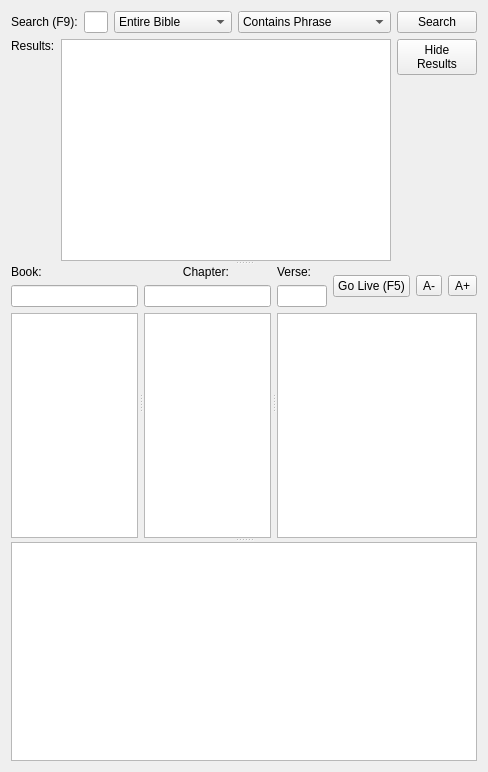
<?xml version="1.0" encoding="UTF-8"?>
<ui version="4.0">
 <class>BibleWidget</class>
 <widget class="QWidget" name="BibleWidget">
  <property name="geometry">
   <rect>
    <x>0</x>
    <y>0</y>
    <width>488</width>
    <height>772</height>
   </rect>
  </property>
  <property name="minimumSize">
   <size>
    <width>400</width>
    <height>0</height>
   </size>
  </property>
  <property name="windowTitle">
   <string>Form</string>
  </property>
  <layout class="QVBoxLayout" name="verticalLayout_9">
   <item>
    <widget class="QSplitter" name="results_splitter">
     <property name="orientation">
      <enum>Qt::Vertical</enum>
     </property>
     <property name="childrenCollapsible">
      <bool>false</bool>
     </property>
     <widget class="QWidget" name="layoutWidget">
      <layout class="QVBoxLayout" name="search_layout">
       <item>
        <layout class="QHBoxLayout" name="horizontalLayout_2" stretch="0,1,0,0,0">
         <item>
          <widget class="QLabel" name="lblBook_2">
           <property name="minimumSize">
            <size>
             <width>0</width>
             <height>0</height>
            </size>
           </property>
           <property name="maximumSize">
            <size>
             <width>16777215</width>
             <height>16777215</height>
            </size>
           </property>
           <property name="text">
            <string>Search (F9):</string>
           </property>
          </widget>
         </item>
         <item>
          <widget class="QLineEdit" name="search_ef">
           <property name="minimumSize">
            <size>
             <width>0</width>
             <height>0</height>
            </size>
           </property>
           <property name="maximumSize">
            <size>
             <width>16777215</width>
             <height>16777215</height>
            </size>
           </property>
           <property name="toolTip">
            <string>Search the bible for specified text. Matched verses will appear in the list below. If a bible book is selected, only that book will be searched.</string>
           </property>
          </widget>
         </item>
         <item>
          <widget class="QComboBox" name="comboBoxSearchRange">
           <property name="toolTip">
            <string>Select search range</string>
           </property>
           <item>
            <property name="text">
             <string>Entire Bible</string>
            </property>
           </item>
           <item>
            <property name="text">
             <string>Current Book</string>
            </property>
           </item>
           <item>
            <property name="text">
             <string>Current Chapter</string>
            </property>
           </item>
          </widget>
         </item>
         <item>
          <widget class="QComboBox" name="comboBoxSearchType">
           <property name="toolTip">
            <string>Select search type</string>
           </property>
           <item>
            <property name="text">
             <string>Contains Phrase</string>
            </property>
           </item>
           <item>
            <property name="text">
             <string>Contains Word Phrase</string>
            </property>
           </item>
           <item>
            <property name="text">
             <string>Verse Begins</string>
            </property>
           </item>
           <item>
            <property name="text">
             <string>Contains Any Word</string>
            </property>
           </item>
           <item>
            <property name="text">
             <string>Contains All Words</string>
            </property>
           </item>
          </widget>
         </item>
         <item>
          <widget class="QPushButton" name="search_button">
           <property name="toolTip">
            <string>Quickly display the selected Bible verse on the screen</string>
           </property>
           <property name="text">
            <string>Search</string>
           </property>
           <property name="icon">
            <iconset resource="softprojector.qrc">
             <normaloff>:/icons/icons/search.png</normaloff>:/icons/icons/search.png</iconset>
           </property>
           <property name="shortcut">
            <string>Return</string>
           </property>
          </widget>
         </item>
        </layout>
       </item>
       <item>
        <layout class="QHBoxLayout" name="results_layout">
         <item>
          <layout class="QVBoxLayout" name="verticalLayout_7">
           <item>
            <widget class="QLabel" name="result_label">
             <property name="sizePolicy">
              <sizepolicy hsizetype="Minimum" vsizetype="Fixed">
               <horstretch>0</horstretch>
               <verstretch>0</verstretch>
              </sizepolicy>
             </property>
             <property name="minimumSize">
              <size>
               <width>0</width>
               <height>0</height>
              </size>
             </property>
             <property name="maximumSize">
              <size>
               <width>16777215</width>
               <height>20</height>
              </size>
             </property>
             <property name="text">
              <string>Results:</string>
             </property>
             <property name="alignment">
              <set>Qt::AlignLeading|Qt::AlignLeft|Qt::AlignVCenter</set>
             </property>
            </widget>
           </item>
           <item>
            <widget class="QLabel" name="result_count_label">
             <property name="palette">
              <palette>
               <active>
                <colorrole role="WindowText">
                 <brush brushstyle="SolidPattern">
                  <color alpha="255">
                   <red>0</red>
                   <green>61</green>
                   <blue>90</blue>
                  </color>
                 </brush>
                </colorrole>
               </active>
               <inactive>
                <colorrole role="WindowText">
                 <brush brushstyle="SolidPattern">
                  <color alpha="255">
                   <red>0</red>
                   <green>61</green>
                   <blue>90</blue>
                  </color>
                 </brush>
                </colorrole>
               </inactive>
               <disabled>
                <colorrole role="WindowText">
                 <brush brushstyle="SolidPattern">
                  <color alpha="255">
                   <red>118</red>
                   <green>116</green>
                   <blue>108</blue>
                  </color>
                 </brush>
                </colorrole>
               </disabled>
              </palette>
             </property>
             <property name="text">
              <string/>
             </property>
             <property name="alignment">
              <set>Qt::AlignCenter</set>
             </property>
            </widget>
           </item>
           <item>
            <spacer name="verticalSpacer_2">
             <property name="orientation">
              <enum>Qt::Vertical</enum>
             </property>
             <property name="sizeHint" stdset="0">
              <size>
               <width>20</width>
               <height>0</height>
              </size>
             </property>
            </spacer>
           </item>
          </layout>
         </item>
         <item>
          <layout class="QVBoxLayout" name="verticalLayout_8">
           <item>
            <widget class="QListWidget" name="search_results_list">
             <property name="sizePolicy">
              <sizepolicy hsizetype="Expanding" vsizetype="Expanding">
               <horstretch>0</horstretch>
               <verstretch>0</verstretch>
              </sizepolicy>
             </property>
             <property name="minimumSize">
              <size>
               <width>160</width>
               <height>0</height>
              </size>
             </property>
             <property name="maximumSize">
              <size>
               <width>16777215</width>
               <height>16777215</height>
              </size>
             </property>
             <property name="alternatingRowColors">
              <bool>false</bool>
             </property>
            </widget>
           </item>
          </layout>
         </item>
         <item>
          <layout class="QVBoxLayout" name="verticalLayout_6">
           <item>
            <widget class="QPushButton" name="hide_result_button">
             <property name="text">
              <string>Hide
Results</string>
             </property>
            </widget>
           </item>
           <item>
            <spacer name="verticalSpacer">
             <property name="orientation">
              <enum>Qt::Vertical</enum>
             </property>
             <property name="sizeHint" stdset="0">
              <size>
               <width>20</width>
               <height>0</height>
              </size>
             </property>
            </spacer>
           </item>
          </layout>
         </item>
        </layout>
       </item>
      </layout>
     </widget>
     <widget class="QWidget" name="layoutWidget1">
      <layout class="QHBoxLayout" name="gridLayout_2">
       <property name="sizeConstraint">
        <enum>QLayout::SetNoConstraint</enum>
       </property>
       <item>
        <widget class="QSplitter" name="columns_splitter">
         <property name="orientation">
          <enum>Qt::Horizontal</enum>
         </property>
         <property name="childrenCollapsible">
          <bool>false</bool>
         </property>
         <property name="handleWidth">
          <number>6</number>
         </property>
         <widget class="QWidget" name="bookColumn">
          <property name="minimumSize">
           <size>
            <width>120</width>
            <height>0</height>
           </size>
          </property>
          <layout class="QVBoxLayout" name="verticalLayout_2">
           <property name="leftMargin">
            <number>0</number>
           </property>
           <property name="topMargin">
            <number>0</number>
           </property>
           <property name="rightMargin">
            <number>0</number>
           </property>
           <property name="bottomMargin">
            <number>0</number>
           </property>
           <item>
            <widget class="QLabel" name="lblBook">
             <property name="text">
              <string>Book:</string>
             </property>
            </widget>
           </item>
           <item>
            <widget class="QLineEdit" name="lineEditBook">
             <property name="sizePolicy">
              <sizepolicy hsizetype="Expanding" vsizetype="Fixed">
               <horstretch>0</horstretch>
               <verstretch>0</verstretch>
              </sizepolicy>
             </property>
             <property name="toolTip">
              <string>Filter criteria for the bible list. If the first character of the filter is a number, then only books starting with this number are matched. Example filters: &quot;Deuter&quot;, &quot;1Thes&quot;.</string>
             </property>
            </widget>
           </item>
           <item>
            <widget class="QListWidget" name="listBook">
             <property name="sizePolicy">
              <sizepolicy hsizetype="Expanding" vsizetype="Expanding">
               <horstretch>0</horstretch>
               <verstretch>0</verstretch>
              </sizepolicy>
             </property>
             <property name="alternatingRowColors">
              <bool>false</bool>
             </property>
            </widget>
           </item>
          </layout>
         </widget>
         <widget class="QWidget" name="chapterColumn">
          <property name="minimumSize">
           <size>
            <width>60</width>
            <height>0</height>
           </size>
          </property>
          <layout class="QVBoxLayout" name="verticalLayout">
           <property name="leftMargin">
            <number>0</number>
           </property>
           <property name="topMargin">
            <number>0</number>
           </property>
           <property name="rightMargin">
            <number>0</number>
           </property>
           <property name="bottomMargin">
            <number>0</number>
           </property>
           <property name="sizeConstraint">
            <enum>QLayout::SetDefaultConstraint</enum>
           </property>
           <item>
            <widget class="QLabel" name="lblChapter">
             <property name="text">
              <string>Chapter: </string>
             </property>
             <property name="alignment">
              <set>Qt::AlignCenter</set>
             </property>
            </widget>
           </item>
           <item>
            <widget class="QLineEdit" name="chapter_ef">
             <property name="sizePolicy">
              <sizepolicy hsizetype="Expanding" vsizetype="Fixed">
               <horstretch>0</horstretch>
               <verstretch>0</verstretch>
              </sizepolicy>
             </property>
             <property name="toolTip">
              <string>Filter criteria for the bible list. If the first character of the filter is a number, then only books starting with this number are matched. Example filters: &quot;Deuter&quot;, &quot;1Thes&quot;.</string>
             </property>
            </widget>
           </item>
           <item>
            <widget class="QListWidget" name="listChapterNum">
             <property name="sizePolicy">
              <sizepolicy hsizetype="Expanding" vsizetype="Expanding">
               <horstretch>0</horstretch>
               <verstretch>0</verstretch>
              </sizepolicy>
             </property>
             <property name="alternatingRowColors">
              <bool>false</bool>
             </property>
            </widget>
           </item>
          </layout>
         </widget>
         <widget class="QWidget" name="verseColumn">
          <property name="minimumSize">
           <size>
            <width>200</width>
            <height>0</height>
           </size>
          </property>
          <layout class="QVBoxLayout" name="verticalLayout_4">
           <property name="spacing">
            <number>6</number>
           </property>
           <property name="leftMargin">
            <number>0</number>
           </property>
           <property name="topMargin">
            <number>0</number>
           </property>
           <property name="rightMargin">
            <number>0</number>
           </property>
           <property name="bottomMargin">
            <number>0</number>
           </property>
           <item>
            <layout class="QHBoxLayout" name="horizontalLayout">
             <property name="spacing">
              <number>6</number>
             </property>
             <item>
              <layout class="QVBoxLayout" name="verticalLayout_3">
               <item>
                <widget class="QLabel" name="lblVerse">
                 <property name="text">
                  <string>Verse: </string>
                 </property>
                </widget>
               </item>
               <item>
                <widget class="QLineEdit" name="verse_ef">
                 <property name="sizePolicy">
                  <sizepolicy hsizetype="Minimum" vsizetype="Fixed">
                   <horstretch>0</horstretch>
                   <verstretch>0</verstretch>
                  </sizepolicy>
                 </property>
                 <property name="minimumSize">
                  <size>
                   <width>0</width>
                   <height>0</height>
                  </size>
                 </property>
                 <property name="maximumSize">
                  <size>
                   <width>50</width>
                   <height>16777215</height>
                  </size>
                 </property>
                 <property name="toolTip">
                  <string>Filter criteria for the bible list. If the first character of the filter is a number, then only books starting with this number are matched. Example filters: &quot;Deuter&quot;, &quot;1Thes&quot;.</string>
                 </property>
                </widget>
               </item>
              </layout>
             </item>
             <item>
              <spacer name="horizontalSpacer_3">
               <property name="orientation">
                <enum>Qt::Horizontal</enum>
               </property>
               <property name="sizeHint" stdset="0">
                <size>
                 <width>17</width>
                 <height>13</height>
                </size>
               </property>
              </spacer>
             </item>
             <item>
              <widget class="QPushButton" name="btnLive">
               <property name="sizePolicy">
                <sizepolicy hsizetype="Fixed" vsizetype="Fixed">
                 <horstretch>0</horstretch>
                 <verstretch>0</verstretch>
                </sizepolicy>
               </property>
               <property name="toolTip">
                <string>Quickly display the selected Bible verse on the screen</string>
               </property>
               <property name="text">
                <string>Go Live (F5)</string>
               </property>
               <property name="icon">
                <iconset resource="softprojector.qrc">
                 <normaloff>:/icons/icons/go_live.png</normaloff>:/icons/icons/go_live.png</iconset>
               </property>
               <property name="shortcut">
                <string>F5</string>
               </property>
              </widget>
             </item>
             <item>
              <widget class="QToolButton" name="btnVerseTextSmaller">
               <property name="toolTip">
                <string>Smaller verse text</string>
               </property>
               <property name="text">
                <string notr="true">A-</string>
               </property>
              </widget>
             </item>
             <item>
              <widget class="QToolButton" name="btnVerseTextBigger">
               <property name="toolTip">
                <string>Larger verse text</string>
               </property>
               <property name="text">
                <string notr="true">A+</string>
               </property>
              </widget>
             </item>
            </layout>
           </item>
           <item>
            <widget class="QListWidget" name="chapter_preview_list">
             <property name="alternatingRowColors">
              <bool>false</bool>
             </property>
             <property name="selectionMode">
              <enum>QAbstractItemView::ContiguousSelection</enum>
             </property>
             <property name="wordWrap">
              <bool>true</bool>
             </property>
            </widget>
           </item>
          </layout>
         </widget>
        </widget>
       </item>
      </layout>
     </widget>
     <widget class="QWidget" name="layoutWidget2">
      <layout class="QGridLayout" name="gridLayout">
       <property name="sizeConstraint">
        <enum>QLayout::SetMinimumSize</enum>
       </property>
       <item row="0" column="0" rowspan="2">
        <widget class="QListWidget" name="history_listWidget">
         <property name="toolTip">
          <string>This list contains verses that were sent to be shown</string>
         </property>
        </widget>
       </item>
      </layout>
     </widget>
    </widget>
   </item>
  </layout>
 </widget>
 <tabstops>
  <tabstop>lineEditBook</tabstop>
  <tabstop>chapter_ef</tabstop>
  <tabstop>verse_ef</tabstop>
  <tabstop>listBook</tabstop>
  <tabstop>listChapterNum</tabstop>
  <tabstop>chapter_preview_list</tabstop>
  <tabstop>btnLive</tabstop>
  <tabstop>search_ef</tabstop>
  <tabstop>comboBoxSearchRange</tabstop>
  <tabstop>comboBoxSearchType</tabstop>
  <tabstop>search_button</tabstop>
  <tabstop>search_results_list</tabstop>
  <tabstop>hide_result_button</tabstop>
  <tabstop>history_listWidget</tabstop>
 </tabstops>
 <resources>
  <include location="softprojector.qrc"/>
 </resources>
 <connections/>
</ui>
